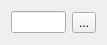
<?xml version="1.0" encoding="UTF-8"?>
<ui version="4.0">
 <class>LineEditWithUnicodeDialog</class>
 <widget class="QWidget" name="LineEditWithUnicodeDialog">
  <property name="geometry">
   <rect>
    <x>0</x>
    <y>0</y>
    <width>107</width>
    <height>45</height>
   </rect>
  </property>
  <property name="sizePolicy">
   <sizepolicy hsizetype="Preferred" vsizetype="Fixed">
    <horstretch>0</horstretch>
    <verstretch>0</verstretch>
   </sizepolicy>
  </property>
  <property name="windowTitle">
   <string>Form</string>
  </property>
  <layout class="QHBoxLayout" name="horizontalLayout">
   <item>
    <widget class="QLineEdit" name="lineEdit"/>
   </item>
   <item>
    <widget class="QToolButton" name="toolButton">
     <property name="text">
      <string>...</string>
     </property>
    </widget>
   </item>
  </layout>
 </widget>
 <resources/>
 <connections/>
</ui>
